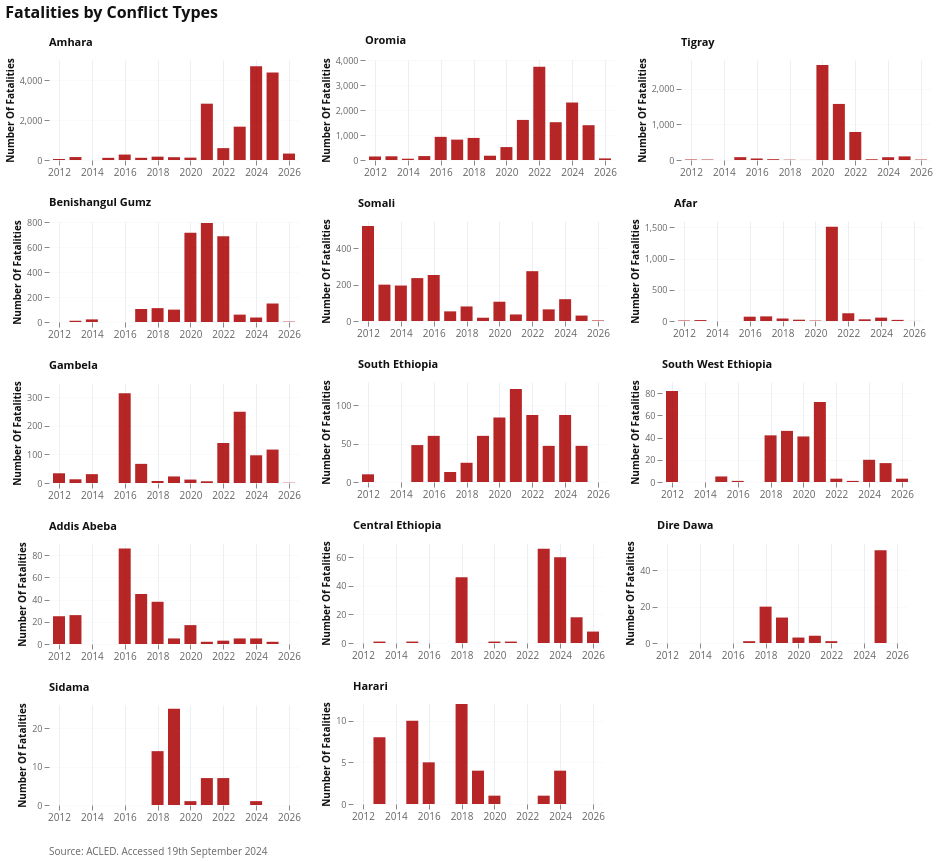

Here is the notebook cell this chart was saved with:
### Markdown cell above
### Subnational Conflict Trends

Subnationally, Amhara saw the highest number of conflict related deaths since 2012 with 15565 deaths, followed by Oromia (14407) and Tigray (5410).

### Code cell
fig = visuals.plot_conflict_by_category_altair(
    conflict_yearly_regional.sort_values("nrFatalities", ascending=False),
    "Fatalities by Conflict Types",
    "ACLED. Accessed 19th September 2024",
    category_column="ADM1_EN",
    measure="nrFatalities",
    plot_type="bar",
    width=250,
    height=100,
    n_cols=3,
    bar_width_ratio=0.2
)
fig

### Figure 1 — Vega-Lite specification as saved in the notebook (floating-point values rounded to 4 significant figures; data arrays with more than 128 entries replaced by an {"elided": "..."} marker saying what was removed)
{"config": {"font": "Open Sans", "title": {"font": "Open Sans", "color": "#111111", "subtitleColor": "#666666"}, "axis": {"labelFont": "Open Sans", "titleFont": "Open Sans", "domainWidth": 0, "gridColor": "#EBEEF4", "labelColor": "#666666", "titleColor": "#111111"}, "legend": {"labelFont": "Open Sans", "titleFont": "Open Sans"}, "header": {"labelFont": "Open Sans", "titleFont": "Open Sans", "labelColor": "#111111"}, "mark": {"font": "Open Sans"}, "text": {"font": "Open Sans"}, "view": {"strokeWidth": 0}}, "vconcat": [{"data": {"name": "data-875c0cb690c553333108e294f2d961b8"}, "mark": {"type": "bar", "opacity": 0.85, "width": 12.0}, "encoding": {"color": {"value": "#AA0000"}, "facet": {"columns": 3, "field": "ADM1_EN", "header": {"labelAnchor": "start", "labelFontSize": 11, "labelFontWeight": "bold", "title": null}, "sort": ["Amhara", "Oromia", "Tigray", "Benishangul Gumz", "Somali", "Afar", "Gambela", "South Ethiopia", "South West Ethiopia", "Addis Abeba", "Central Ethiopia", "Dire Dawa", "Sidama", "Harari"], "type": "nominal"}, "x": {"axis": {"format": "%Y", "labelAngle": 0, "labelFontSize": 10, "labelFontWeight": "normal", "tickCount": {"interval": "year", "step": 2}, "title": null}, "field": "event_date", "scale": {"domain": ["2012-01-01T00:00:00", "2026-01-01T00:00:00"], "padding": 10}, "type": "temporal"}, "y": {"axis": {"grid": true, "gridOpacity": 0.3, "labelFontSize": 9, "title": "Number Of Fatalities", "titleFontSize": 10}, "field": "nrFatalities", "scale": {"zero": true}, "type": "quantitative"}}, "height": 100, "resolve": {"scale": {"x": "independent", "y": "independent"}}, "title": {"text": ["Fatalities by Conflict Types"], "align": "left", "anchor": "start", "dy": -10, "fontSize": 16, "fontWeight": "bold", "subtitleFontSize": 12, "subtitleFontWeight": "normal"}, "width": 250}, {"data": {"name": "empty"}, "mark": {"type": "text", "align": "left", "baseline": "top", "color": "#666666", "dx": -405.0, "dy": 10, "fontSize": 10, "fontWeight": "normal"}, "encoding": {"text": {"value": "Source: ACLED. Accessed 19th September 2024"}}, "height": 20, "width": 810}], "spacing": 5, "$schema": "https://vega.github.io/schema/vega-lite/v6.1.0.json", "datasets": {"data-875c0cb690c553333108e294f2d961b8": {"elided": "177 records"}, "empty": [{}]}}
